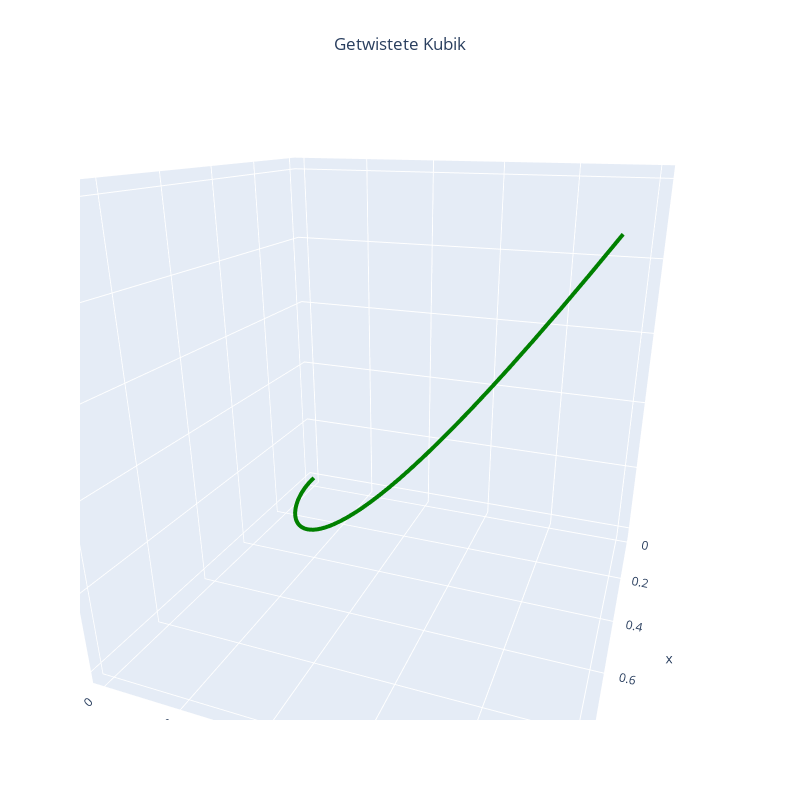

This figure's notebook cell:
### Markdown cell above
# Raumkurven

In Gray gibt es ab Seite 127 neben der Schraubenlinie noch eine ganze Reihe von Beispielen für Raumkurven, insbesondere Torusknoten.

## Twisted Cubic
Diese Raumkurve verwendet Gray als Motivation für den Frenet-Frame. Man kann diese Kurve durchaus als Verallgemeinerung der semikubischen Parabel ansehen.
Sie ist definiert als 

$K(t) = (t, t^2, t^3)$.

Auf Seite 19 findet man auch den Plot der Krümmung und der Torsion. Hier werden symbolische Rechnungen in Mathematica eingesetzt, das könnten wir
in den Übungen auch mit Hilfe von SimPy durchführen.

Für die Abbildung verwenden wir das Einheitsintervall als Parameterintervall.

### Code cell
import plotly.graph_objects as go
import numpy as np


t = np.linspace(0.0, 1.0, num=50)
x, y, z = t, t*t, t*t*t

twicubic = go.Scatter3d(x=x, y=y, z=z,
                     name='twicubic',
                     mode='lines',
                     line = dict(color='green', width=8),
                     showlegend=False)

layout = go.Layout(scene_xaxis_visible=True, 
                   scene_yaxis_visible=True, 
                   scene_zaxis_visible=True,
                   showlegend=False)

fig =  go.Figure(data=[twicubic], layout=layout)

fig.update_layout(title='Getwistete Kubik',
                  title_x=0.5,
                  scene_camera_eye_z=1.55,
                  autosize=False,
                  width=800,
                  height=800,
                  showlegend=False)
                  
fig.show()

### Figure 1 — Plotly figure (JSON) as saved in the notebook; plotly's stock layout.template omitted (floating-point values rounded to 4 significant figures)
{"data": [{"line": {"color": "green", "width": 8}, "mode": "lines", "name": "twicubic", "showlegend": false, "type": "scatter3d", "x": [0, 0.02041, 0.04082, 0.06122, 0.08163, 0.102, 0.1224, 0.1429, 0.1633, 0.1837, 0.2041, 0.2245, 0.2449, 0.2653, 0.2857, 0.3061, 0.3265, 0.3469, 0.3673, 0.3878, 0.4082, 0.4286, 0.449, 0.4694, 0.4898, 0.5102, 0.5306, 0.551, 0.5714, 0.5918, 0.6122, 0.6327, 0.6531, 0.6735, 0.6939, 0.7143, 0.7347, 0.7551, 0.7755, 0.7959, 0.8163, 0.8367, 0.8571, 0.8776, 0.898, 0.9184, 0.9388, 0.9592, 0.9796, 1], "y": [0, 0.0004165, 0.001666, 0.003748, 0.006664, 0.01041, 0.01499, 0.02041, 0.02666, 0.03374, 0.04165, 0.0504, 0.05998, 0.07039, 0.08163, 0.09371, 0.1066, 0.1204, 0.1349, 0.1504, 0.1666, 0.1837, 0.2016, 0.2203, 0.2399, 0.2603, 0.2815, 0.3036, 0.3265, 0.3503, 0.3748, 0.4002, 0.4265, 0.4536, 0.4815, 0.5102, 0.5398, 0.5702, 0.6014, 0.6335, 0.6664, 0.7001, 0.7347, 0.7701, 0.8063, 0.8434, 0.8813, 0.92, 0.9596, 1], "z": [0, 8.5e-06, 6.8e-05, 0.0002295, 0.000544, 0.001062, 0.001836, 0.002915, 0.004352, 0.006196, 0.0085, 0.01131, 0.01469, 0.01867, 0.02332, 0.02869, 0.03482, 0.04176, 0.04957, 0.0583, 0.068, 0.07872, 0.09051, 0.1034, 0.1175, 0.1328, 0.1494, 0.1673, 0.1866, 0.2073, 0.2295, 0.2532, 0.2785, 0.3055, 0.3341, 0.3644, 0.3966, 0.4305, 0.4664, 0.5042, 0.544, 0.5858, 0.6297, 0.6758, 0.7241, 0.7745, 0.8273, 0.8825, 0.94, 1]}], "layout": {"autosize": false, "height": 800, "scene": {"aspectmode": "auto", "aspectratio": {"x": 1, "y": 1, "z": 1}, "camera": {"center": {"x": 0, "y": 0, "z": 0}, "eye": {"x": 1.448, "y": 0.5421, "z": 0.6057}, "projection": {"type": "perspective"}, "up": {"x": 0, "y": 0, "z": 1}}, "xaxis": {"type": "linear", "visible": true}, "yaxis": {"type": "linear", "visible": true}, "zaxis": {"type": "linear", "visible": true}}, "showlegend": false, "title": {"text": "Getwistete Kubik", "x": 0.5}, "width": 800}}
